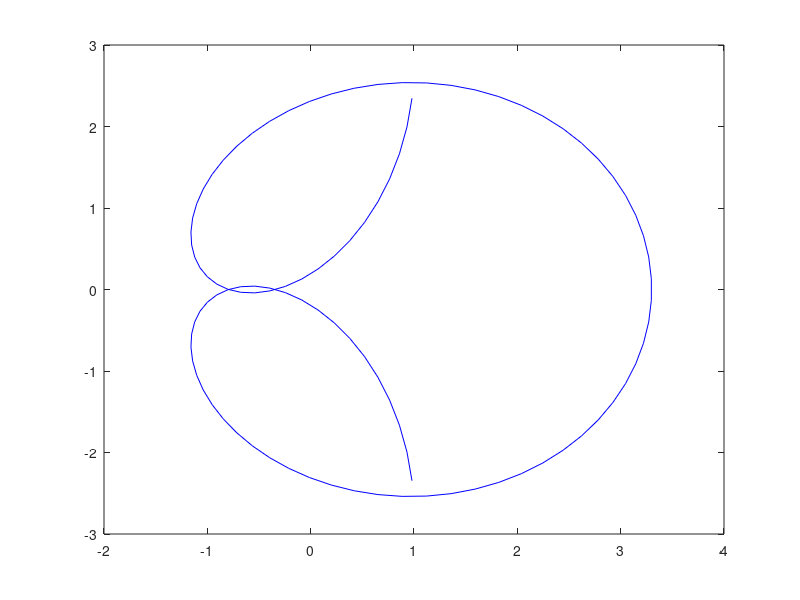
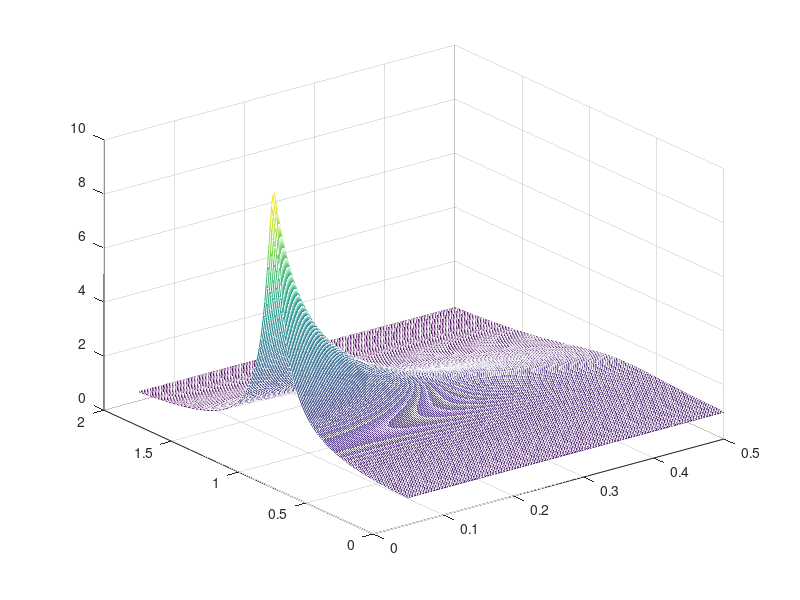
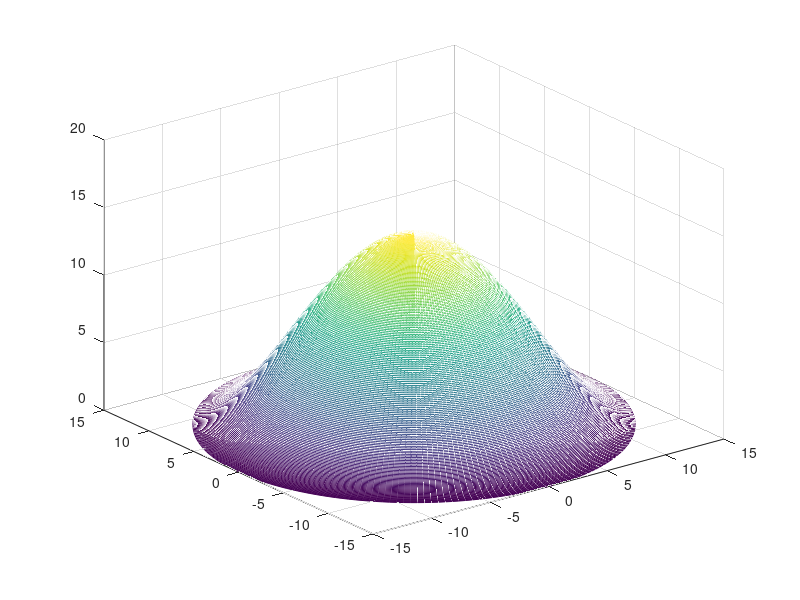
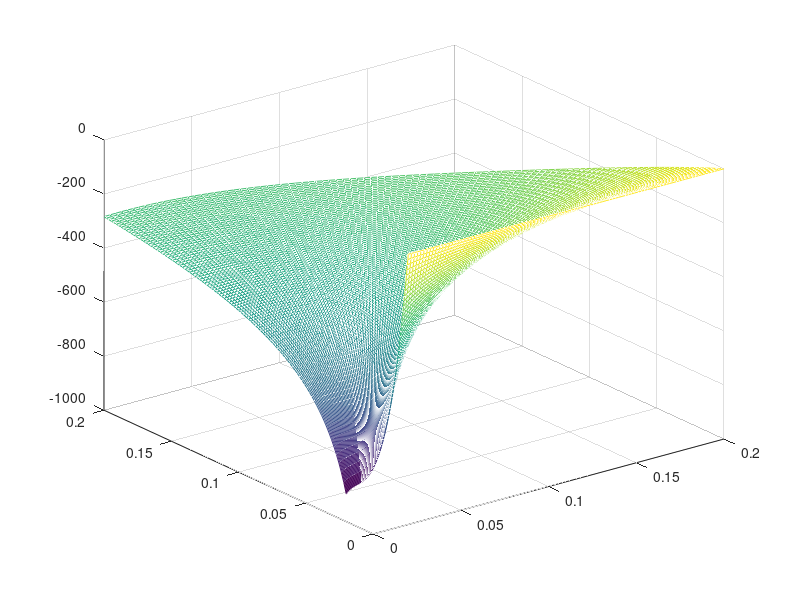

These charts were generated, in order, by the following MATLAB code:
clear all
clc
close all

%% 3-2
t = linspace(-4,4,100);
x = (3.3-0.3.*t.^2).*cos(t);
y = (3.3-0.4.*t.^2).*sin(t);

figure()
plot(x,y,'b-')

%% 3-8
z = linspace(0.05,0.5,200);
r = linspace(0,2,200);

[Z,R] = meshgrid(z,r);
N = 1./sqrt((1-R.^2).^2 + (2.*Z.*R).^2);
figure()
mesh(Z,R,N)

%% 3-9
P = 15;
d = 15;
E = 18*10^6;
t = 0.08;
v = 0.3;
K = (E*t^3)/(12*(1-v^2));
r = linspace(0,d,200);
theta = linspace(0,2*pi,200);

[R,T] = meshgrid(r, theta); %r,t는 매개변수 느낌
X = R.*cos(T);
Y = R.*sin(T);
W = ((P*d^4)/(64*K)).*(1-(R/d).^2).^2;
figure()
mesh(X,Y,W)

%% 3-10
theta = linspace(0,pi/2,100);
r = linspace(0.02,0.2,100);
k = 300;

[T,R] = meshgrid(theta,r);
figure()

xx = (-k./sqrt(2*pi.*R)).*(sin(T./2)).*(2+cos(T./2).*cos((3.*T)./2));
yy = (k./sqrt(2*pi.*R)).*(sin(T./2)).*(cos(T./2)).*(cos((3.*T)./2));
xy = (k./sqrt(2*pi.*R)).*(cos(T./2)).*(1-sin(T./2).*(sin((3.*T)./2)));


X = R .* cos(T);
Y = R .* sin(T);

mesh(X, Y, xx); 
figure()
mesh(X, Y, yy);
figure()
mesh(X, Y, xy);
